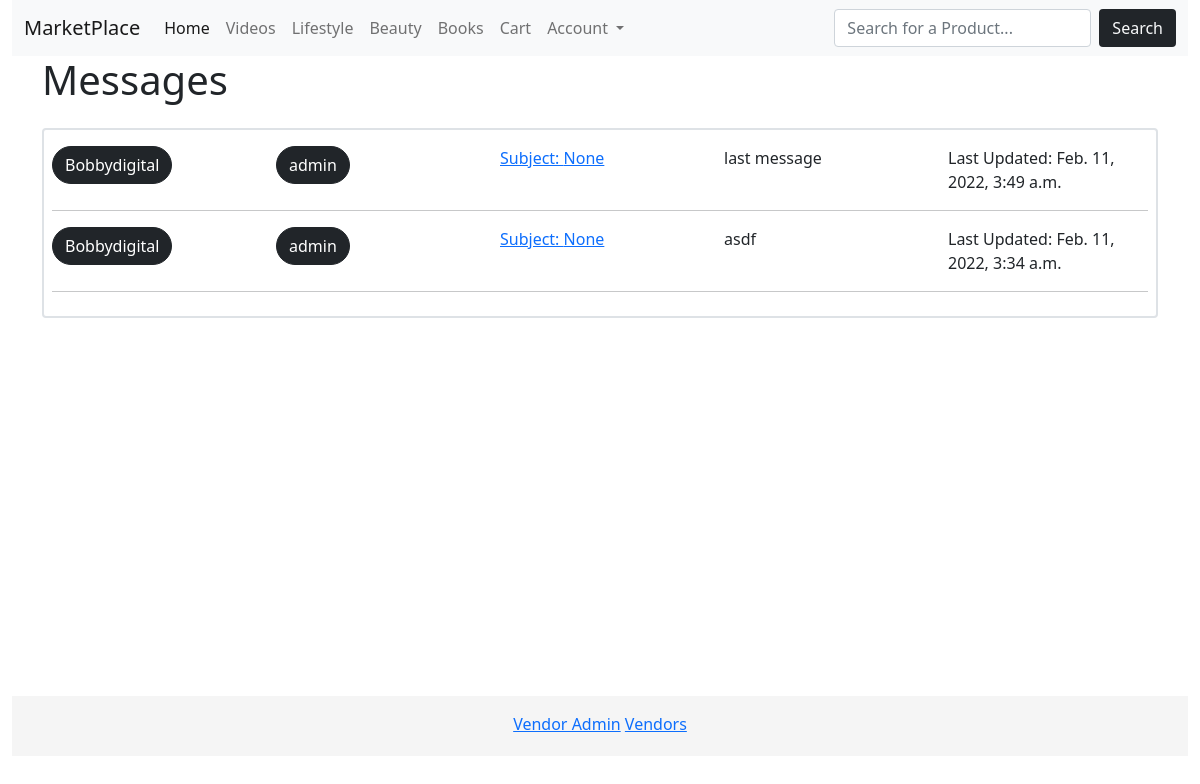
Before: /messages/vendor/inbox (signed in) with the older database file.
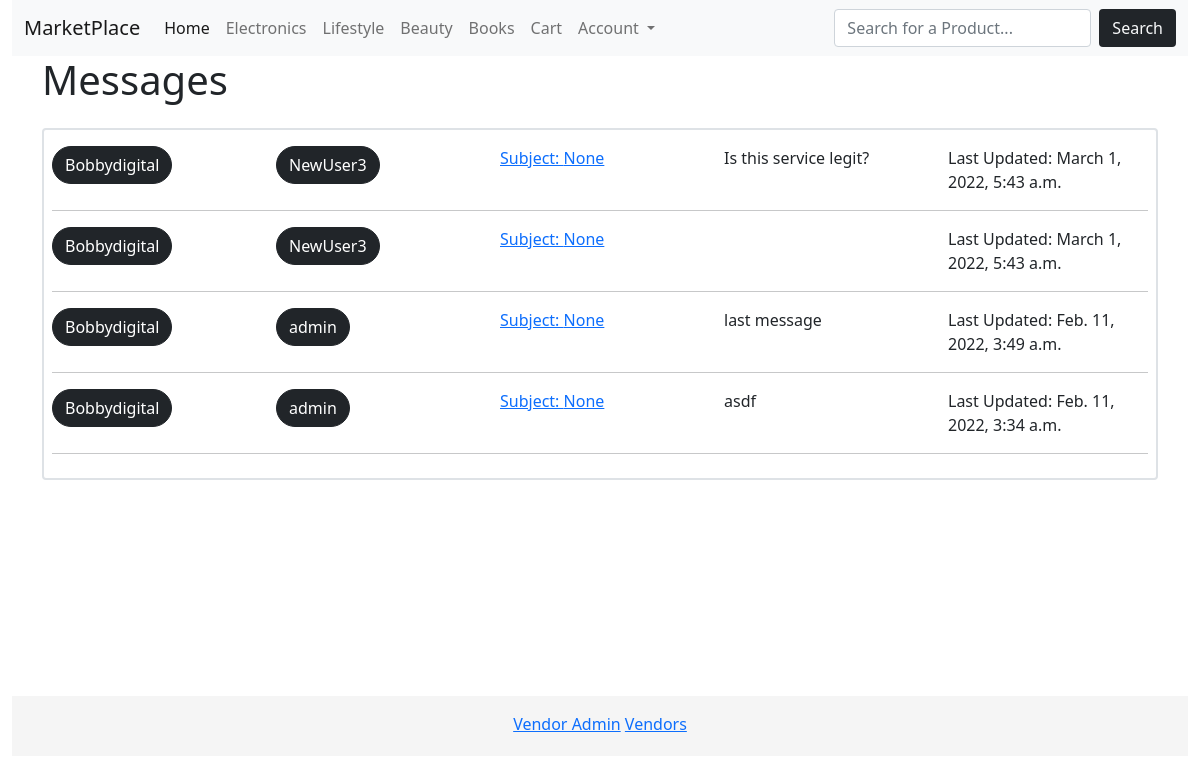
After: the same page with the newer database file.
### product/models.py (models this page shows)
class Category(models.Model):
	title = models.CharField(max_length=255)
	slug = models.SlugField(max_length=255)
	ordering = models.IntegerField(default=0)
	class Meta:
		ordering = ['ordering']
	def __str__(self):
		return self.title

### messenger/models.py (models this page shows, shortened)
class Thread(models.Model):
	host = models.ForeignKey(User, on_delete=models.CASCADE)
	vendor = models.ForeignKey(Vendor, on_delete=models.CASCADE,blank=True, null=True)
	subject = models.CharField(max_length=400, null=True, blank=True)
	updated = models.DateTimeField(auto_now=True, auto_now_add=False)
	created = models.DateTimeField(auto_now=False, auto_now_add=True)
	class Meta:
		ordering = ['-updated','-created']

class Message(models.Model):
	user = models.ForeignKey(User, on_delete=models.CASCADE)
	thread = models.ForeignKey(Thread, related_name='messages', on_delete=models.CASCADE)
	content = models.TextField(max_length=500,verbose_name="Send a Message:")
	updated = models.DateTimeField(auto_now=True, auto_now_add=False)
	created = models.DateTimeField(auto_now=False, auto_now_add=True)
	class Meta:
		ordering = ['-updated','-created']

### vendor/models.py (models this page shows, shortened)
class Vendor(models.Model):
	owner = models.OneToOneField(User, related_name='vendor', on_delete=models.CASCADE)
	title = models.CharField(max_length=255,verbose_name='Store/Vendor Title')
	email = models.CharField(max_length=255, verbose_name='E-mail', blank=True,null=True)
	description = models.TextField(max_length=500,blank=True, null=True,verbose_name="Description")
	created = models.DateTimeField(auto_now_add=True, auto_now=False)
	updated = models.DateTimeField(auto_now_add=False, auto_now=True)
	views = models.IntegerField(default=0)
	city = models.CharField(max_length=255, blank=True, null=True, verbose_name="City")
	state = models.CharField(max_length=255,blank=True, null=True, verbose_name="State/Province")
	address1 = models.CharField(max_length=255, blank=True, null=True, verbose_name="Address Line 1")
	address2 = models.CharField(max_length=255, blank=True, null=True, verbose_name="Address Line 2")
	zipcode = models.CharField(max_length=8, blank=True, null=True, verbose_name='Zip/Postal Code')
	class Meta:
		ordering = ['title']
	def __str__(self):
		return str(self.title)

### messenger/views.py (the view)
# urls.py: path('vendor/inbox',views.vendorInbox,name="vendorInbox")
@login_required
def vendorInbox(request):
	inboxMessages = Thread.objects.filter(vendor=request.user.vendor)
	context = {
					'inboxMessages':inboxMessages
	}
	return render(request,'messenger/inbox.html',context)

### cart/cart.py (called while the page is built)
	def __len__(self):
		return sum(item['quantity'] for item in self.cart.values())

### cart/context_processors.py (called while the page is built)
def cart(request):
	return ({'cart':Cart(request)})

### product/context_processors.py (called while the page is built)
def menu_categories(request):
	categories = Category.objects.all()
	return {'menu_categories':categories}

def vendor_categories(request):
	pattern = r"\/vendors\/(\d+)"
	result = re.match(pattern, request.path)
	if result:
		print(result, result.group())
		vendor = result.group(1)
		print(vendor)
		vendor_categories = SubCategory.objects.filter(vendor=vendor)
		print(vendor_categories)
		return {'vendor_categories':vendor_categories}
	else:
		return {'vendor_categories':''}

### messenger/templates/messenger/inbox.html (shortened to what this page needs)
{% extends 'site/main.html' %}
{% load crispy_forms_tags %}
{% block content %}
	<h1> Messages</h1>
	<div id="inbox__container" class="border border-2 rounded bg-mute my-4 p-2">
		{% for thread in inboxMessages %}
			<div id="inbox__message" class=" my-2 row">
				<div id="inbox__vendor" class="col">
					<a class="btn rounded-pill btn-dark" href="{% url 'vendor' thread.vendor.id %}">
					{{thread.vendor}}
					</a>
				</div>
				<div id="inbox__vendor" class="col">
					<a class="btn rounded-pill btn-dark" href="{% url 'thread' thread.id %}">
					{{thread.host}}
					</a>
				</div>
				<div id="inbox__subject" class="col">
					<a href="{% url 'thread' thread.id %}">
					Subject: {{thread.subject}}
					</a>
				</div>
				<div class="col">					{{thread.messages.first.content}}
				</div>
				<div class="col">
					<span>Last Updated: {{thread.updated}}</span>
				</div>
			</div>
			<hr/>
		{% endfor %}
	</div>
{% endblock %}

### base/templates/site/main.html (shortened to what this page needs)
{% load static %}
<!DOCTYPE html>
<html style="height:100%">
<head>
	<link href="{% static 'styles/main.css' %}" rel='stylesheet'>
	<link href="https://cdn.jsdelivr.net/npm/bootstrap@5.1.3/dist/css/bootstrap.min.css" rel="stylesheet">
</head>
<body class='container-fluid' style='min-height: 100% !important; height:100% !important;'>
			{% include 'site/navbar.html' %}
		<div class='container' style='min-height: 80% !important;'>
			{% block content %}
			{% endblock %}
		</div>
			{% include 'site/footer.html' %}
</body>
</html>

### base/templates/site/navbar.html (shortened to what this page needs)
<nav class="navbar navbar-expand-lg navbar-light bg-light">
  <div class="container-fluid">
    <a class="navbar-brand" href="/">MarketPlace</a>
    <div class="collapse navbar-collapse" id="navbarNav">
      <ul class="navbar-nav me-auto mb-2 mb-lg-0">
        <li class="nav-item">
          <a class="nav-link active" aria-current="page" href="/">Home</a>
        </li>
        {% for category in menu_categories %}
        <li class="nav-item">
          <a class="nav-link" href="{% url 'productCategory' category.slug %}">{{category}}</a>
        </li>
        {% endfor %}
        <li class="nav-item">
          <a href="{% url 'cart' %}" class="nav-link">Cart{% if cart %}({{cart|length}}){% endif %}</a>
        </li>
          <li class="nav-item dropdown">
          <a class="nav-link dropdown-toggle" href="#" id="navbarDarkDropdownMenuLink" role="button" data-bs-toggle="dropdown" aria-expanded="false">
            Account
          </a>
        </li>
      </ul>
        <form class="d-flex"method="GET" action="{% url 'search' %}">
            <input class="form-control me-2" type="text" class="input" placeholder="Search for a Product..." name="query">
            <button class="btn bg-dark text-light" type="submit" >Search</button>
        </form>
    </div>
  </div>
</nav>

### base/templates/site/footer.html (shortened to what this page needs)
<footer class="footer py-3 text-center" >
		{% if request.user.is_authenticated %}
	<a href="{% url 'vendorAdmin' %}">Vendor Admin</a>
	{% else %}
	<a href="{% url 'vendorRegister' %}">Become a Vendor</a>
	{% endif %}
	<a href="{% url 'vendorList' %}">Vendors</a>
</footer>

### base/static/styles/main.css (style rules this page uses)
.footer { bottom: 100px; width: 100%; height: 60px; background-color: #f5f5f5; }

Changed rows visible on the page:
removed Category: title "Videos"
added Category: title "Electronics"
added Thread: vendor "Bobbydigital", host "NewUser3", subject "None", messages.first.content "Is this service legit?", updated "March 1, 2022, 5:43 a.m."
added Thread: vendor "Bobbydigital", host "NewUser3", subject "None", updated "March 1, 2022, 5:43 a.m."
